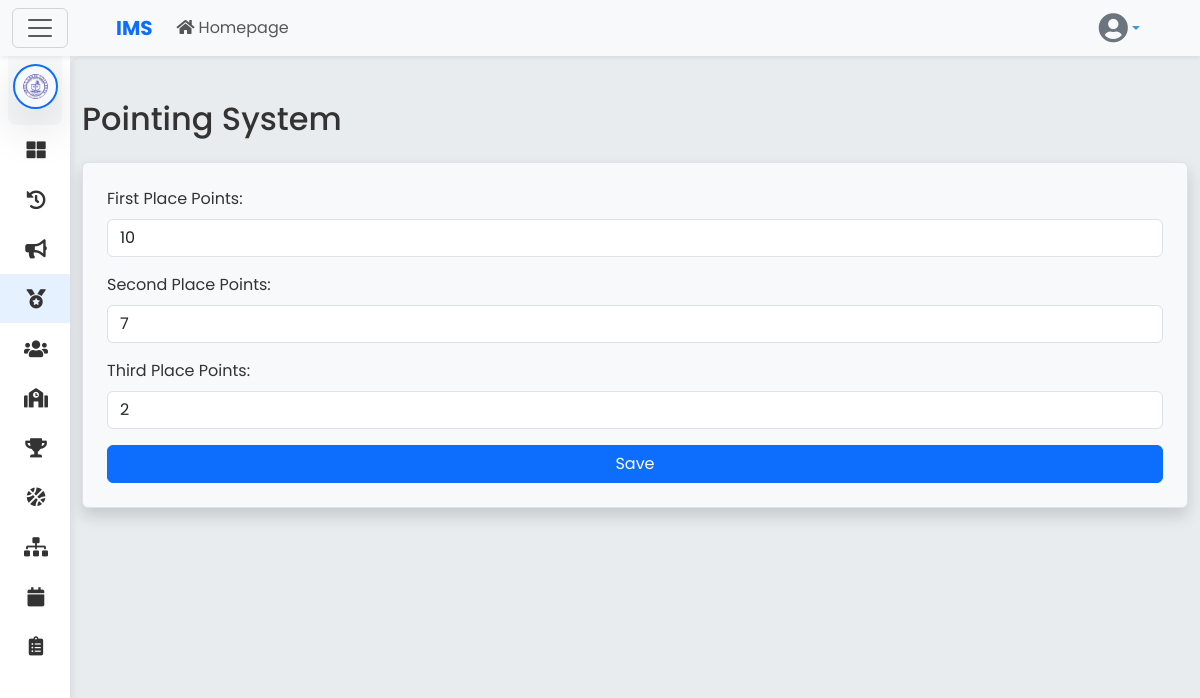
The app's page /pointing_system/pointing_system.php (signed in) with its own data.
### tables this page shows
CREATE TABLE `schools` (
  `school_id` int(11) NOT NULL,
  `logo` varchar(255) DEFAULT NULL,
  `school_name` varchar(255) NOT NULL,
  `school_code` varchar(50) NOT NULL,
  `address` text DEFAULT NULL,
  `created_at` timestamp NOT NULL DEFAULT current_timestamp(),
  `updated_at` timestamp NOT NULL DEFAULT current_timestamp() ON UPDATE current_timestamp()
);

CREATE TABLE `pointing_system` (
  `id` int(11) NOT NULL,
  `school_id` int(11) NOT NULL,
  `first_place_points` int(11) NOT NULL,
  `second_place_points` int(11) NOT NULL,
  `third_place_points` int(11) DEFAULT NULL,
  `created_at` timestamp NOT NULL DEFAULT current_timestamp()
);

### pointing_system/pointing_system.php (the view, shortened to what this page needs)
<?php
$school_id = $_SESSION['school_id'] ?? null;
include '../navbar/navbar.php';
$conn = con();
$stmt = $conn->prepare("SELECT first_place_points, second_place_points, third_place_points FROM pointing_system WHERE school_id = ?");
$stmt->bind_param("i", $school_id);
$stmt->execute();
$stmt->bind_result($first_place_points, $second_place_points, $third_place_points);
?>
<!DOCTYPE html>
<html lang="en">
<head>
    <link href="https://cdn.jsdelivr.net/npm/bootstrap@5.3.3/dist/css/bootstrap.min.css" rel="stylesheet">
    <link rel="stylesheet" href="https://cdnjs.cloudflare.com/ajax/libs/font-awesome/5.15.4/css/all.min.css">
    <link rel="stylesheet" href="../styles/dashboard.css">
</head>
<body>
    <div class="wrapper">
        <?php
        $current_page = 'pointingsystem';
        include '../department_admin/sidebar.php';
        ?>
        <div id="content">
            <div class="container mt-4">
                <h2 class="mb-4">Pointing System</h2>
                <form action="" method="POST" class="bg-light border p-4 rounded shadow">
                    <div class="form-group mb-3">
                        <label for="first_place_points" class="form-label">First Place Points:</label>
                        <input type="number" name="first_place_points" id="first_place_points" value="<?php echo $first_place_points ?? ''; ?>" required class="form-control">
                    </div>
                    <div class="form-group mb-3">
                        <label for="second_place_points" class="form-label">Second Place Points:</label>
                        <input type="number" name="second_place_points" id="second_place_points" value="<?php echo $second_place_points ?? ''; ?>" required class="form-control">
                    </div>
                    <div class="form-group mb-3">
                        <label for="third_place_points" class="form-label">Third Place Points:</label>
                        <input type="number" name="third_place_points" id="third_place_points" value="<?php echo $third_place_points ?? ''; ?>" class="form-control">
                    </div>
                    <button type="submit" class="btn btn-primary w-100">Save</button>
                </form>
            </div>
        </div>
    </div>
</body>
</html>

### department_admin/sidebar.php (shortened to what this page needs)
<?php
$school_id = $_SESSION['school_id'];
$role = $_SESSION['role'];
$conn = con();
$stmt = $conn->prepare("SELECT logo, school_name FROM schools WHERE school_id = ?");
$stmt->bind_param("i", $school_id);
$stmt->execute();
$result = $stmt->get_result();
$school = $result->fetch_assoc();
?>
<nav id="sidebar" class="mt-0 mt-sm-2 mt-md-3 mt-lg-4 mt-xl-5 overflow-auto">
    <div class="sidebar-header-logo text-center p-3 bg-light bg-gradient rounded-3 mx-2">
        <div class="d-flex justify-content-center align-items-center logo-container">
            <div class="position-relative logo-wrapper">
                <img src="../uploads/logos/<?php echo htmlspecialchars($school['logo']); ?>"
                    alt="<?php echo htmlspecialchars($school['school_name']); ?>"
                    class="img-fluid rounded-circle shadow-lg border border-2 border-primary p-2 logo-image"
                    style="max-width: 110px; height: auto; object-fit: contain;">
            </div>
        </div>
    </div>
    <ul class="list-unstyled components">
        <li class="<?php echo ($current_page == 'admindashboard') ? 'active' : ''; ?>">
            <a href="<?php echo ($role === 'School Admin') ? '../school_admin/schooladmindashboard.php' : '../department_admin/departmentadmindashboard.php'; ?>">
                <i class="fas fa-th-large"></i>
            </a>
        </li>
        <li class="<?php echo ($current_page == 'Logs') ? 'active' : ''; ?>">
            <a href="../user_logs/user_logs.php">
                <i class="fas fa-history"></i>
            </a>
        </li>
        <li class="<?php echo ($current_page == 'adminannouncement') ? 'active' : ''; ?>">
            <a href="../announcements/adminannouncement.php">
                <i class="fas fa-bullhorn"></i>
            </a>
        </li>
        <li class="<?php echo ($current_page == 'pointingsystem') ? 'active' : ''; ?>">
            <a href="../pointing_system/pointing_system.php">
                <i class="fas fa-medal"></i>
            </a>
        </li>
        <li class="nav-item">
            <a href="#usersSubmenu" data-bs-toggle="collapse" aria-expanded="false" class="dropdown-toggle <?php echo ($current_page == 'committeelist') ? 'active' : ''; ?>">
                <i class="fas fa-users"></i>
            </a>
        </li>
        <li class="nav-item">
            <a href="#departmentsSubmenu" data-bs-toggle="collapse" aria-expanded="false" class="dropdown-toggle <?php echo ($current_page == 'departments') ? 'active' : ''; ?>">
                <i class="fas fa-school"></i>
            </a>
        </li>
        <li class="nav-item">
            <a href="../rankings/leaderboards.php" class="<?php echo ($current_page == 'leaderboards') ? 'active' : ''; ?>">
                <i class="fas fa-trophy"></i>
            </a>
        </li>
        <li class="<?php echo ($current_page == 'games') ? 'active' : ''; ?>">
            <a href="../games/games.php">
                <i class="fas fa-basketball-ball"></i>
            </a>
        </li>
        <li class="nav-item">
            <a href="../brackets/admin_brackets.php" class="<?php echo ($current_page == 'Brackets') ? 'active' : ''; ?>">
                <i class="fas fa-sitemap"></i>
            </a>
        </li>
        <li class="nav-item">
            <a href="../schedule/schedule.php" class="<?php echo ($current_page == 'schedule') ? 'active' : ''; ?>">
                <i class="fas fa-calendar"></i>
            </a>
        </li>
        <li class="nav-item">
            <a href="#matchlistSubmenu" data-bs-toggle="collapse" aria-expanded="false" class="dropdown-toggle <?php echo ($current_page == 'matchlist') ? 'active' : ''; ?>">
                <i class="fas fa-clipboard-list"></i>
            </a>
        </li>
    </ul>
</nav>

### styles/dashboard.css (style rules this page uses)
:root { --primary-color: #3C99DC; --secondary-color: #23b788; --accent-color: #DE2C7C; --background-color: #f4f6f9; --sidebar-color: #2C3E50; --sidebar-hover-color: #1A252F; --text-color: #ffffff; --card-bg-color: #ffffff; --card-text-color: #333333; --sidebar-width: 250px; --sidebar-mini-width: 70px; --transition-speed: 0.3s; --body-bg: #f4f6f9; }
body { font-family: 'Poppins', sans-serif; background: var(--background-color); color: var(--card-text-color); margin: 0; padding: 0; overflow-x: hidden; }
a { color: var(--primary-color); text-decoration: none; transition: color 0.3s; }
h2 { color: var(--card-text-color); }
html, body { height: 100%; margin: 0; padding: 0; overflow-x: hidden; }
#sidebar { min-width: var(--sidebar-mini-width); max-width: var(--sidebar-mini-width); position: fixed; left: 0; top: 0; z-index: 999; transition: all var(--transition-speed); background: var(--card-bg-color); box-shadow: 0 0 10px rgba(0, 0, 0, 0.1); overflow-y: auto; height: 100vh; padding-bottom: 60px; }
.logo-image { width: 45px; transition: all var(--transition-speed); }
#sidebar ul { padding: 0; margin: 0; list-style: none; }
#sidebar ul li a { padding: 0.8rem 1rem; display: flex; align-items: center; white-space: nowrap; overflow: hidden; color: var(--card-text-color); text-decoration: none; transition: all var(--transition-speed); }
#sidebar ul li a i { min-width: calc(var(--sidebar-mini-width) - 30px); text-align: center; font-size: 1.2rem; margin-right: 0.75rem; }
#sidebar .active { background-color: rgba(0, 123, 255, 0.1); color: var(--primary-color); }
#content { width: calc(100% - var(--sidebar-mini-width)); margin-left: var(--sidebar-mini-width); min-height: 100vh; transition: all var(--transition-speed); position: relative; padding-top: 20px; border-top-left-radius: 10px; background-color: #e9ecef; }

### records on screen
schools: logo (picture)
pointing_system: first_place_points "10", second_place_points "7", third_place_points "2"
